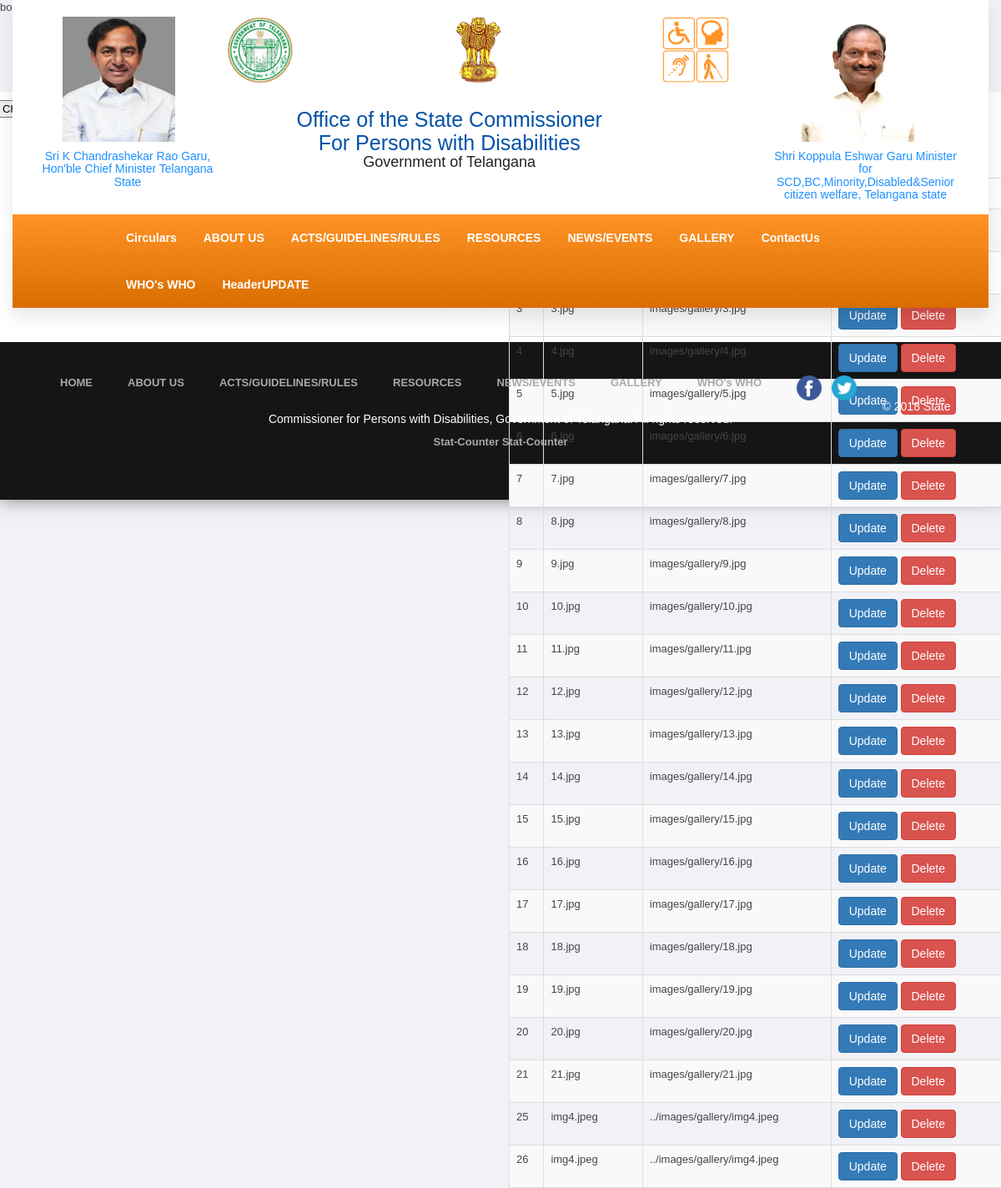
Page /imgupload.php on the committed database.
### tables this page shows
CREATE TABLE `gallerytable` (
  `id` int(255) NOT NULL,
  `image_name` varchar(255) NOT NULL,
  `image_path` varchar(255) NOT NULL
);

### imgupload.php (the view, shortened to what this page needs)
<?php
include 'dbconnect.php';
?>
<!DOCTYPE html>
<html>
<head>
<link href="css/bootstrap.min.css" rel="stylesheet" type="text/css">
<link href="css/jquery-ui.min.css" rel="stylesheet" type="text/css">
<link href="css/animate.css" rel="stylesheet" type="text/css">
<link href="css/css-plugin-collections.css" rel="stylesheet"/>
<link href="css/menuzord-megamenu.css" rel="stylesheet"/>
<link id="menuzord-menu-skins" href="../css/menuzord-skins/menuzord-boxed.css" rel="stylesheet"/>
<link href="css/style-main.css" rel="stylesheet" type="text/css">
<link href="css/preloader.css" rel="stylesheet" type="text/css">
<link href="css/custom-bootstrap-margin-padding.css" rel="stylesheet" type="text/css">
<link href="css/responsive.css" rel="stylesheet" type="text/css">
<link  href="js/revolution-slider/css/settings.css" rel="stylesheet" type="text/css"/>
<link  href="js/revolution-slider/css/layers.css" rel="stylesheet" type="text/css"/>
<link  href="js/revolution-slider/css/navigation.css" rel="stylesheet" type="text/css"/>
<link href="css/colors/theme-skin-color-set1.css" rel="stylesheet" type="text/css">
	<?php include "header1.php"; ?>
  <link href="../lib/bootstrap/css/bootstrap.min.css" rel="stylesheet">
bootstrap buttons
<link rel="stylesheet" href="https://maxcdn.bootstrapcdn.com/bootstrap/3.4.1/css/bootstrap.min.css">
  <link href="../css/style.css" rel="stylesheet">
</head>
<body>
 <header id="header">
    <div class="container-fluid">
      <div id="logo">
<a href="adminhome.php" style="font-size:38px; color: #03C4EB; text-decoration:none;"><img src="../img/Novisync.svg">Novisync</a>
 </div>
</div>
  </header>
<br><br>
<div class="row">
<center>
  <div class="column" style="background-color:white;">
  </div>
  <div class="column" style="background-color:white;">
  <br><br>
  <h3>Users List</h3>
  <table id="example" class="table table-striped table-bordered" style="width:100%">
        <thead>
            <tr>
                <th>Id</th>
                <th>ImageName</th>
                <th>ImagePath</th>
            </tr>
        </thead>
        <tbody>
        <?php
$sel = mysqli_query($con,"select * from gallerytable");
while($fet = mysqli_fetch_assoc($sel))
{
$id = $fet['id'];
$imgname = $fet['image_name'];
$imgpath = $fet['image_path'];
?>
            <tr>
                <td><?php echo $id; ?></td>
                <td><?php echo $imgname; ?></td>
                <td><?php echo $imgpath; ?></td>
                <td><button name="update"class="btn btn-primary">Update</button>
                 <button class="btn btn-danger" name="delete">Delete</button></td>
            </tr>
            <?php
}
?>
                   </tbody>
    </table>
    </center>
  </div>
  <?php include "footer.php"; ?>
 </body>
</html>

### header1.php (shortened to what this page needs)
<?php
$pageurl = basename($_SERVER['REQUEST_URI'], '?' . $_SERVER['QUERY_STRING']);
$page = str_replace(".php","",$pageurl);
?>
 <header id="header" class="header">
    <div class="header-nav">
      <div class="header-nav-wrapper  bg-white">
        <div class="container">
         <div class="row mt-15">
  <div class="col-md-2 text-center">
            <a class="pull-left flip mt-5 mb-5 mt-sm-10 mb-sm-20 col-md-12" href="index.php">
      <img src="../images/banner/kcr.jpg" alt="" height="150" width="400" style="margin-left:30px">
<h5 style="width:216px;">Sri K Chandrashekar Rao Garu,
Hon'ble Chief Minister Telangana State</h5>
        </a>
    </div>
     <div class="col-md-7 text-center">
        <div style="width:160%">
        <div class="col-md-2 text-center">
        <a class="menuzord-brand pull-left flip mt-5 mb-5 mt-sm-10 mb-sm-20 col-md-12" href="index.php">
        <img src="../images/logo.png" alt="">
        </a>
        </div>
        <div class="col-md-4 text-center">
        <a class="menuzord-brand pull-left flip mt-5 mb-5 mt-sm-10 mb-sm-20 col-md-12" href="index.php">
        <img src="../images/emblem.png" alt="">
        </a>
        </div>
        <div class="col-md-2 text-center">
        <a class="menuzord-brand pull-left flip mt-5 mb-5 mt-sm-10 mb-sm-20 col-md-12" href="index.php">
        <img src="../images/ada.png" alt="">
        </a>
        </div>
      </div>
      <div style="float:left;margin-top:25px;padding-left:20%">
        <h2 style="    color: #0052a9;    margin-top: 0px;    margin-bottom: 0px; font-size: 25px;">
          Office of the State Commissioner<br> For Persons with Disabilities
        </h2>
        <h2 style="  color: #232323;margin-top: 0px;    margin-bottom: 0px;    font-size: 18px;">
            Government of Telangana
        </h2>
      </div>
    </div>
    <div class="col-md-2 text-center">
            <a class="pull-left flip mt-5 mb-5 mt-sm-10 mb-sm-20 col-md-12" href="index.php">
      <img src="../images/banner/minister.jpg" alt="" height="150" width="400" style="margin-left:38px">
   <h5 style="width:230px">Shri Koppula Eshwar Garu
Minister for SCD,BC,Minority,Disabled&Senior citizen welfare,
Telangana state</h5>
        </a>
        </div>
         </div>
    </div>
    </div>
    <div class="header-nav-wrapper navbar-scrolltofixed" style="background:#252525;text-align:center">
    <div class="container" style="width:960px">
          <nav id="menuzord-right" class="menuzord default theme-colored">
        <ul class="menuzord-menu">
  <li  class="<?php if(($page=="about") || ($page=="")) { echo "active"; } ?> dropdown"><a href="#">Circulars</a>
</li>
        <li  class="<?php if(($page=="about") || ($page=="")) { echo "active"; } ?> "><a href="about.php">ABOUT US</a></li>
        <li  class="<?php if(($page=="acts") || ($page=="")) { echo "active"; } ?> "><a href="acts.php">ACTS/GUIDELINES/RULES</a></li>
        <li  class="<?php if(($page=="resources") || ($page=="")) { echo "active"; } ?> "><a href="resources.php">RESOURCES</a></li>
        <li  class="<?php if(($page=="news") || ($page=="")) { echo "active"; } ?> "><a href="news.php">NEWS/EVENTS</a></li>
        <li  class="<?php if(($page=="gallery") || ($page=="")) { echo "active"; } ?> "><a href="imgupload.php">GALLERY</a></li>
         <li  class="<?php if(($page=="contactus") || ($page=="")) { echo "active"; } ?> "><a href="#">ContactUs</a></li>
        <li  class="<?php if(($page=="contact") || ($page=="")) { echo "active"; } ?> "><a href="contact.php">WHO's WHO</a></li>
        <li  class="<?php if(($page=="contact") || ($page=="")) { echo "active"; } ?> "><a href="headerupdate.php">HeaderUPDATE</a></li>
            </ul>
          </nav>
        </div>
    </div>
      </div>
  </header>

### footer.php (shortened to what this page needs)
<footer id="footer" class="footer" data-bg-color="#003d7c">
    <div class="container pt-30 pb-20" style="text-align: center;">
      <div class="col-sm-12 col-md-12">
        <div class="widget dark">
             <ul class="footer-link">
               <li  class="<?php if(($page=="index") || ($page=="")) { echo "active"; } ?> "><a href="index.php">HOME</a></li>
			  <li  class="<?php if(($page=="about") || ($page=="")) { echo "active"; } ?> "><a href="about.php">ABOUT US</a></li>
			  <li  class="<?php if(($page=="acts") || ($page=="")) { echo "active"; } ?> "><a href="acts.php">ACTS/GUIDELINES/RULES</a></li>
			  <li  class="<?php if(($page=="resources") || ($page=="")) { echo "active"; } ?> "><a href="resources.php">RESOURCES</a></li>
			  <li  class="<?php if(($page=="news") || ($page=="")) { echo "active"; } ?> "><a href="news.php">NEWS/EVENTS</a></li>
			  <li  class="<?php if(($page=="gallery") || ($page=="")) { echo "active"; } ?> "><a href="gallery.php">GALLERY</a></li>
			  <li  class="<?php if(($page=="contact") || ($page=="")) { echo "active"; } ?> "><a href="contact.php">WHO's WHO</a></li>
			  <li style="margin-right: 0px;"><a href="https://www.facebook.com"><img width="30px" src="images/social/facebook.png"></a></li>
			   <li style="margin-left: 0px;" ><a href="https://www.twitter.com"><img width="30px" src="images/social/twitter.png"></a></li>
              </ul>
        </div>
         <div class="widget dark">
		  <h5 style="    color: #fff;">© 2018 State Commissioner for Persons with Disabilities, Government of Telangana. All rights reserved.</h5>
		    <a href='https://www.stat-counter.org/'>Stat-Counter</a>
		  <a href='https://www.stat-counter.org/'>Stat-Counter</a> <script type='text/javascript' src='https://www.freevisitorcounters.com/auth.php?id=d64489f57b79c91a759574ccd7bf74fa486614b3'></script>
        </div>
      </div>
    </div>
  </footer>

### css/menuzord-megamenu.css (style rules this page uses)
.menuzord,.menuzord * { font-family: 'Open Sans', sans-serif;box-sizing:border-box;-moz-box-sizing:border-box; -webkit-box-sizing:border-box; }
.menuzord { width: 100%;padding: 0 30px;float: left;position: relative;background: transparent; }
.menuzord a { -o-transition: color .3s linear, background .3s linear;-moz-transition: color .3s linear, background .3s linear;-webkit-transition: color .3s linear, background .3s linear;transition: color .3s linear, background .3s linear; }
.menuzord-brand { margin: 18px 30px 0 0;float: left;color: #666;text-decoration: none;font-size: 24px;font-weight: 600;line-height: 1.3;cursor: pointer; }
.menuzord-menu { margin: 0;padding: 0;list-style: none; }
.menuzord-menu > li { display: inline-block;float: left; }
.menuzord-menu > li > a { padding: 26px 16px;display: inline-block;text-decoration: none !important;font-size: 14px;font-weight: 600;color: #888;outline: 0;line-height: 1.42857143;-webkit-tap-highlight-color: rgba(0,0,0,0);-webkit-tap-highlight-color: transparent; }

### css/menuzord-skins/menuzord-boxed.css (style rules this page uses)
.menuzord-menu > li { padding: 18px 0; }
.menuzord-menu > li > a { padding: 8px 16px; }

### css/utility-classes.css (style rules this page uses)
.bg-white { background-color: #fff !important; }
.mb-5 { margin-bottom: 5px !important; }
.mt-5 { margin-top: 5px !important; }

### header1.php (style rules this page uses)
.dropdown { position: relative; display: inline-block; }

### imgupload.php (style rules this page uses)
* { box-sizing: border-box; }
a { color: dodgerblue; }
.column { float: left; width: 50%; padding: 10px; height: 300px; }
.row:after { content: ""; display: table; clear: both; }

### rows in the picture
gallerytable: id "3", image_name "3.jpg", image_path "images/gallery/3.jpg"
gallerytable: id "4", image_name "4.jpg", image_path "images/gallery/4.jpg"
gallerytable: id "5", image_name "5.jpg", image_path "images/gallery/5.jpg"
gallerytable: id "6", image_name "6.jpg", image_path "images/gallery/6.jpg"
gallerytable: id "7", image_name "7.jpg", image_path "images/gallery/7.jpg"
gallerytable: id "8", image_name "8.jpg", image_path "images/gallery/8.jpg"
gallerytable: id "9", image_name "9.jpg", image_path "images/gallery/9.jpg"
gallerytable: id "10", image_name "10.jpg", image_path "images/gallery/10.jpg"
gallerytable: id "11", image_name "11.jpg", image_path "images/gallery/11.jpg"
gallerytable: id "12", image_name "12.jpg", image_path "images/gallery/12.jpg"
gallerytable: id "13", image_name "13.jpg", image_path "images/gallery/13.jpg"
gallerytable: id "14", image_name "14.jpg", image_path "images/gallery/14.jpg"
gallerytable: id "15", image_name "15.jpg", image_path "images/gallery/15.jpg"
gallerytable: id "16", image_name "16.jpg", image_path "images/gallery/16.jpg"
gallerytable: id "17", image_name "17.jpg", image_path "images/gallery/17.jpg"
gallerytable: id "18", image_name "18.jpg", image_path "images/gallery/18.jpg"
gallerytable: id "19", image_name "19.jpg", image_path "images/gallery/19.jpg"
gallerytable: id "20", image_name "20.jpg", image_path "images/gallery/20.jpg"
gallerytable: id "21", image_name "21.jpg", image_path "images/gallery/21.jpg"
gallerytable: id "25", image_name "img4.jpeg", image_path "../images/gallery/img4.jpeg"
gallerytable: id "26", image_name "img4.jpeg", image_path "../images/gallery/img4.jpeg"
